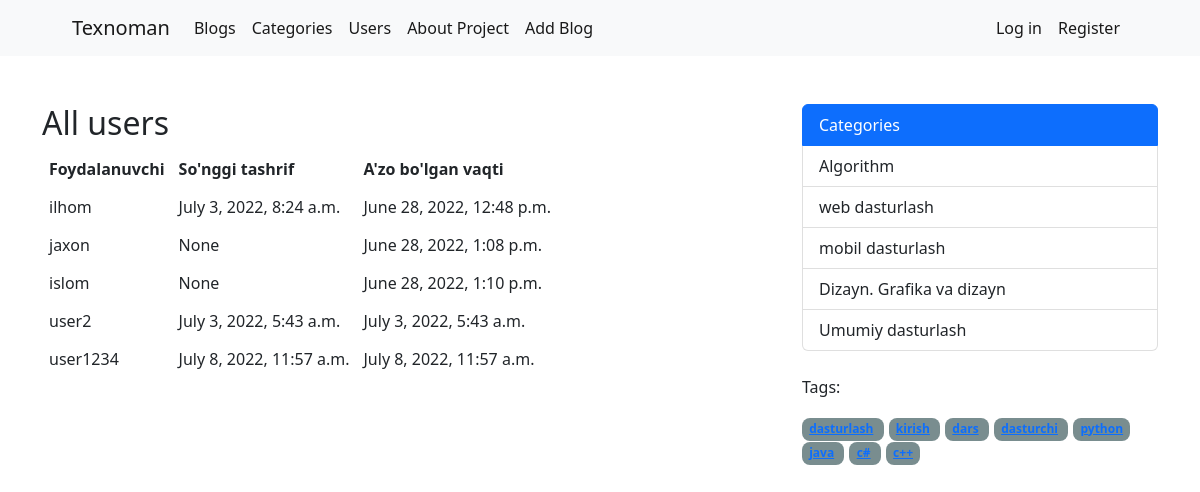
/users/, run on the app's committed database.
### App/models.py (models this page shows, shortened)
class Category(models.Model):
    name=models.CharField(max_length=50)
    slug=models.SlugField(max_length=100, unique=True)
    created_at=models.DateTimeField(auto_now_add=True)
    content=models.TextField()
    image= models.ImageField(upload_to='category/%Y/%m/%d')
    blog_count=models.IntegerField(default=0)
    user=models.ManyToManyField(User)

class Tag(models.Model):
    name=models.CharField(max_length=100)
    slug=models.SlugField(max_length=200, unique=True)

### userapp/views.py (the view)
# urls.py: path('users/', include('userapp.urls'))
def users(request):
    users=User.objects.all()
    context={
        'users':users
    }
    return render(request, 'userapp/users.html', context)

### App/context_processors.py (called while the page is built)
def categories(request):
    return {'categories': Category.objects.all()}

def tags(request):
    return {'tags': Tag.objects.all()}

### userapp/templates/userapp/users.html
{% extends 'base.html' %}
{% block content %}
<h2>All users</h2>
<table cellpadding="7px" cellspacing="10px">
    <tr>
        <th>Foydalanuvchi</th>
        <th>So'nggi tashrif</th>
        <th>A'zo bo'lgan vaqti</th>
    </tr>
{% for user in users %}
    <tr>
        <td>{{user.username}}</td>
        <td>{{user.last_login}}</td>
        <td>{{user.date_joined}}</td>
    </tr>
{% endfor %}
</table>
{% endblock %}

### App/templates/inc/_sidebar.html
<div class="list-group">
  <a href="#" class="list-group-item list-group-item-action active" aria-current="true">
    Categories
  </a>
  {% for cat in categories %}
  <a href="{% url 'category_blog' cat.slug %}" class="list-group-item list-group-item-action">{{cat.name}}</a>
  {% endfor %}
</div>
<br>
<p>Tags:</p>
{% for tag in tags %}
<span class="sidebar_tags ">
  <a href="{% url 'tag_blog' tag.slug %}">{{tag.name}}</a>
</span>
{% endfor %}

### static/css/main.css (style rules this page uses)
.sidebar_tags { margin-right: 5px; padding: 0.2em 0.6em 0.3em; background-color: #798d8f; font-weight: bold; color: #ffffff; border-radius: 8px; font-size: 75%; text-decoration: none; }

### data on the page
Category: name "Algorithm"
Category: name "web dasturlash"
Category: name "mobil dasturlash"
Category: name "Dizayn. Grafika va dizayn"
Category: name "Umumiy dasturlash"
Tag: name "dasturlash"
Tag: name "kirish"
Tag: name "dars"
Tag: name "dasturchi"
Tag: name "python"
Tag: name "java"
Tag: name "c#"
Tag: name "c++"

### other printed values
{{ user.username }} "ilhom"
{{ user.last_login }} "July 3, 2022, 8:24 a.m."
{{ user.date_joined }} "June 28, 2022, 12:48 p.m."
{{ user.username }} "jaxon"
{{ user.last_login }} "None"
{{ user.date_joined }} "June 28, 2022, 1:08 p.m."
{{ user.username }} "islom"
{{ user.date_joined }} "June 28, 2022, 1:10 p.m."
{{ user.username }} "user2"
{{ user.last_login }} "July 3, 2022, 5:43 a.m."
{{ user.date_joined }} "July 3, 2022, 5:43 a.m."
{{ user.username }} "user1234"
{{ user.last_login }} "July 8, 2022, 11:57 a.m."
{{ user.date_joined }} "July 8, 2022, 11:57 a.m."
